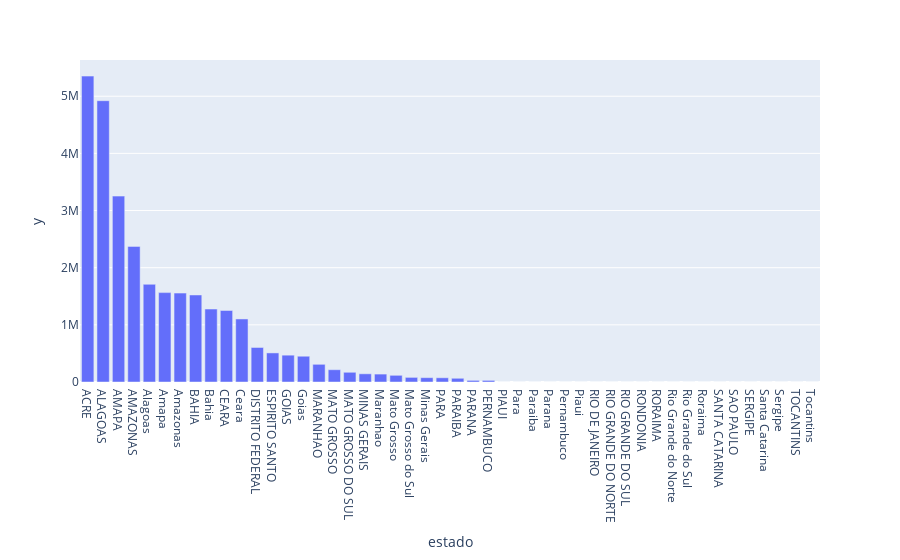

Notebook cell for this chart:
### Code cell
px.bar(x, x='estado', y=x[0].sort_values(ascending=False))

### Figure 1 — Plotly figure (JSON) as saved in the notebook; plotly's stock layout.template omitted (floating-point values rounded to 4 significant figures)
{"data": [{"alignmentgroup": "True", "hovertemplate": "estado=%{x}<br>y=%{y}<extra></extra>", "legendgroup": "", "marker": {"color": "#636efa", "pattern": {"shape": ""}}, "name": "", "offsetgroup": "", "orientation": "v", "showlegend": false, "textposition": "auto", "type": "bar", "x": ["ACRE", "ALAGOAS", "AMAPA", "AMAZONAS", "Alagoas", "Amapa", "Amazonas", "BAHIA", "Bahia", "CEARA", "Ceara", "DISTRITO FEDERAL", "ESPIRITO SANTO", "GOIAS", "Goias", "MARANHAO", "MATO GROSSO", "MATO GROSSO DO SUL", "MINAS GERAIS", "Maranhao", "Mato Grosso", "Mato Grosso do Sul", "Minas Gerais", "PARA", "PARAIBA", "PARANA", "PERNAMBUCO", "PIAUI", "Para", "Paraiba", "Parana", "Pernambuco", "Piaui", "RIO DE JANEIRO", "RIO GRANDE DO NORTE", "RIO GRANDE DO SUL", "RONDONIA", "RORAIMA", "Rio Grande do Norte", "Rio Grande do Sul", "Roraima", "SANTA CATARINA", "SAO PAULO", "SERGIPE", "Santa Catarina", "Sergipe", "TOCANTINS", "Tocantins"], "xaxis": "x", "y": [5351913, 4921717, 3252312, 2372662, 1709107, 1563982, 1555636, 1522396, 1276453, 1251572, 1102959, 604022, 508825, 469473, 450910, 309506, 214966, 169977, 143402, 138539, 117057, 80743, 75789, 73869, 65156, 28443, 28154, 320, 142, 92, 59, 53, 50, 38, 33, 20, 18, 14, 11, 9, 6, 4, 4, 4, 4, 3, 2, 1], "yaxis": "y"}], "layout": {"barmode": "relative", "legend": {"tracegroupgap": 0}, "margin": {"t": 60}, "xaxis": {"anchor": "y", "domain": [0, 1], "title": {"text": "estado"}}, "yaxis": {"anchor": "x", "domain": [0, 1], "title": {"text": "y"}}}}
